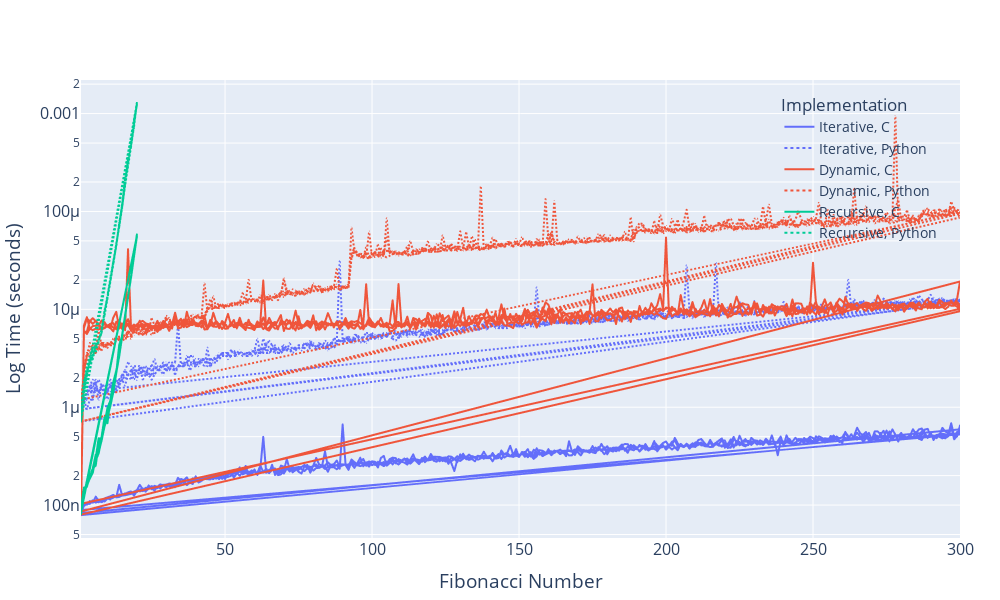

Notebook code cell kept with this figure:
### Code cell
import pandas as pd
import plotly.express as px

df = pd.read_csv(SAVE_LOCATION)
# df = df[df["Language"] == "C"]

df = df.rename(columns={"Time Elsaped": "Time (seconds)"})
df = df[(~df["Time (seconds)"].isna()) & (df["Time (seconds)"] > 0)]
df = df[(df["Operation Count"] < 100_000) & (df["Fibonacci Number"] <= 300)]

fig = px.line(
    df,
    x="Fibonacci Number",
    y="Time (seconds)",
    color="Implementation",
    line_dash="Language",  # replicates `style="Language"` in Seaborn
    log_y=True,
    title="Python vs C Implementation of Fibonacci Algorithms",
    labels={
        "Fibonacci Number": "Fibonacci Number",
        "Time (seconds)": "Log Time (seconds)"
    },
)

fig.update_layout(
    title_font=dict(size=24, family="Arial", color="white"),
    font=dict(size=16),
    legend=dict(
        title="Implementation",
        font=dict(size=14),
        bgcolor="rgba(0,0,0,0)",
        x=0.98, y=0.98,
        xanchor="right", yanchor="top"
    ),
    width=1000,
    height=600,
    margin=dict(l=60, r=40, t=80, b=60),
)

# fig.write_image("graphs/python_vs_c_plotly.png", scale=3)  # optional
fig.show()

### Figure 1 — Plotly figure (JSON) as saved in the notebook; plotly's stock layout.template omitted (floating-point values rounded to 4 significant figures; data arrays with more than 128 entries replaced by an {"elided": "..."} marker saying what was removed)
{"data": [{"hovertemplate": "Implementation=Iterative<br>Language=C<br>Fibonacci Number=%{x}<br>Log Time (seconds)=%{y}<extra></extra>", "legendgroup": "Iterative, C", "line": {"color": "#636efa", "dash": "solid"}, "marker": {"symbol": "circle"}, "mode": "lines", "name": "Iterative, C", "showlegend": true, "type": "scattergl", "x": {"elided": "1200 int values"}, "xaxis": "x", "y": {"elided": "1200 float values"}, "yaxis": "y"}, {"hovertemplate": "Implementation=Iterative<br>Language=Python<br>Fibonacci Number=%{x}<br>Log Time (seconds)=%{y}<extra></extra>", "legendgroup": "Iterative, Python", "line": {"color": "#636efa", "dash": "dot"}, "marker": {"symbol": "circle"}, "mode": "lines", "name": "Iterative, Python", "showlegend": true, "type": "scattergl", "x": {"elided": "1500 int values"}, "xaxis": "x", "y": {"elided": "1500 float values"}, "yaxis": "y"}, {"hovertemplate": "Implementation=Dynamic<br>Language=C<br>Fibonacci Number=%{x}<br>Log Time (seconds)=%{y}<extra></extra>", "legendgroup": "Dynamic, C", "line": {"color": "#EF553B", "dash": "solid"}, "marker": {"symbol": "circle"}, "mode": "lines", "name": "Dynamic, C", "showlegend": true, "type": "scattergl", "x": {"elided": "1200 int values"}, "xaxis": "x", "y": {"elided": "1200 float values"}, "yaxis": "y"}, {"hovertemplate": "Implementation=Dynamic<br>Language=Python<br>Fibonacci Number=%{x}<br>Log Time (seconds)=%{y}<extra></extra>", "legendgroup": "Dynamic, Python", "line": {"color": "#EF553B", "dash": "dot"}, "marker": {"symbol": "circle"}, "mode": "lines", "name": "Dynamic, Python", "showlegend": true, "type": "scattergl", "x": {"elided": "1500 int values"}, "xaxis": "x", "y": {"elided": "1500 float values"}, "yaxis": "y"}, {"hovertemplate": "Implementation=Recursive<br>Language=C<br>Fibonacci Number=%{x}<br>Log Time (seconds)=%{y}<extra></extra>", "legendgroup": "Recursive, C", "line": {"color": "#00cc96", "dash": "solid"}, "marker": {"symbol": "circle"}, "mode": "lines", "name": "Recursive, C", "showlegend": true, "type": "scattergl", "x": [1, 2, 3, 4, 5, 6, 7, 8, 9, 10, 11, 12, 13, 14, 15, 16, 17, 18, 19, 20, 1, 2, 3, 4, 5, 6, 7, 8, 9, 10, 11, 12, 13, 14, 15, 16, 17, 18, 19, 20, 1, 2, 3, 4, 5, 6, 7, 8, 9, 10, 11, 12, 13, 14, 15, 16, 17, 18, 19, 20, 1, 2, 3, 4, 5, 6, 7, 8, 9, 10, 11, 12, 13, 14, 15, 16, 17, 18, 19, 20], "xaxis": "x", "y": [8.1e-08, 1.37e-07, 1.58e-07, 1.87e-07, 2.13e-07, 3.01e-07, 4.82e-07, 4.74e-07, 6.76e-07, 9.91e-07, 1.169e-06, 1.558e-06, 2.236e-06, 4.325e-06, 5.34e-06, 8.783e-06, 1.343e-05, 2.148e-05, 3.431e-05, 5.571e-05, 8.4e-08, 1.37e-07, 1.61e-07, 1.9e-07, 2.36e-07, 3.26e-07, 3.49e-07, 4.55e-07, 6.37e-07, 7.9e-07, 1.034e-06, 1.424e-06, 2.234e-06, 3.324e-06, 5.295e-06, 8.77e-06, 1.358e-05, 2.095e-05, 3.409e-05, 5.531e-05, 9.1e-08, 1.51e-07, 1.54e-07, 1.96e-07, 2.37e-07, 2.53e-07, 4.16e-07, 4.96e-07, 7.89e-07, 6.86e-07, 1.184e-06, 1.812e-06, 2.368e-06, 3.422e-06, 5.525e-06, 8.664e-06, 1.324e-05, 2.156e-05, 3.434e-05, 5.591e-05, 8.7e-08, 1.33e-07, 1.6e-07, 1.92e-07, 2.32e-07, 2.86e-07, 3.37e-07, 4.68e-07, 6.73e-07, 9.53e-07, 1.097e-06, 1.813e-06, 2.341e-06, 3.568e-06, 5.522e-06, 8.451e-06, 1.343e-05, 2.165e-05, 3.515e-05, 5.828e-05], "yaxis": "y"}, {"hovertemplate": "Implementation=Recursive<br>Language=Python<br>Fibonacci Number=%{x}<br>Log Time (seconds)=%{y}<extra></extra>", "legendgroup": "Recursive, Python", "line": {"color": "#00cc96", "dash": "dot"}, "marker": {"symbol": "circle"}, "mode": "lines", "name": "Recursive, Python", "showlegend": true, "type": "scattergl", "x": [1, 2, 3, 4, 5, 6, 7, 8, 9, 10, 11, 12, 13, 14, 15, 16, 17, 18, 19, 20, 1, 2, 3, 4, 5, 6, 7, 8, 9, 10, 11, 12, 13, 14, 15, 16, 17, 18, 19, 20, 1, 2, 3, 4, 5, 6, 7, 8, 9, 10, 11, 12, 13, 14, 15, 16, 17, 18, 19, 20, 1, 2, 3, 4, 5, 6, 7, 8, 9, 10, 11, 12, 13, 14, 15, 16, 17, 18, 19, 20, 1, 2, 3, 4, 5, 6, 7, 8, 9, 10, 11, 12, 13, 14, 15, 16, 17, 18, 19, 20], "xaxis": "x", "y": [7.153e-07, 1.669e-06, 2.623e-06, 3.338e-06, 4.053e-06, 4.053e-06, 4.768e-06, 5.96e-06, 9.537e-06, 1.335e-05, 2.122e-05, 3.076e-05, 4.387e-05, 7.606e-05, 0.0001123, 0.0001893, 0.0003488, 0.0004799, 0.0007734, 0.001241, 9.537e-07, 1.907e-06, 2.146e-06, 3.099e-06, 3.338e-06, 4.292e-06, 4.53e-06, 6.437e-06, 9.06e-06, 1.407e-05, 1.979e-05, 2.956e-05, 4.673e-05, 7.129e-05, 0.0001204, 0.0001953, 0.0003076, 0.0004733, 0.000819, 0.001231, 7.153e-07, 1.43e-06, 2.384e-06, 3.099e-06, 3.338e-06, 3.576e-06, 5.007e-06, 5.722e-06, 9.537e-06, 1.311e-05, 1.955e-05, 2.885e-05, 4.601e-05, 7.057e-05, 0.0001092, 0.0002, 0.0002983, 0.0004687, 0.0007169, 0.001286, 7.153e-07, 1.43e-06, 2.146e-06, 2.861e-06, 3.099e-06, 4.292e-06, 4.768e-06, 5.96e-06, 8.583e-06, 1.287e-05, 1.931e-05, 2.956e-05, 4.554e-05, 7.534e-05, 0.0001168, 0.0002205, 0.0003092, 0.00053, 0.0008423, 0.001219, 7.153e-07, 1.669e-06, 2.384e-06, 2.861e-06, 3.338e-06, 4.053e-06, 4.768e-06, 5.722e-06, 9.775e-06, 1.287e-05, 1.955e-05, 3.099e-05, 4.673e-05, 6.986e-05, 0.0001135, 0.0001833, 0.0002885, 0.0004559, 0.000751, 0.001286], "yaxis": "y"}], "layout": {"font": {"size": 16}, "height": 600, "legend": {"bgcolor": "rgba(0,0,0,0)", "font": {"size": 14}, "title": {"text": "Implementation"}, "tracegroupgap": 0, "x": 0.98, "xanchor": "right", "y": 0.98, "yanchor": "top"}, "margin": {"b": 60, "l": 60, "r": 40, "t": 80}, "title": {"font": {"color": "white", "family": "Arial", "size": 24}, "text": "Python vs C Implementation of Fibonacci Algorithms"}, "width": 1000, "xaxis": {"anchor": "y", "domain": [0, 1], "title": {"text": "Fibonacci Number"}}, "yaxis": {"anchor": "x", "domain": [0, 1], "title": {"text": "Log Time (seconds)"}, "type": "log"}}}
